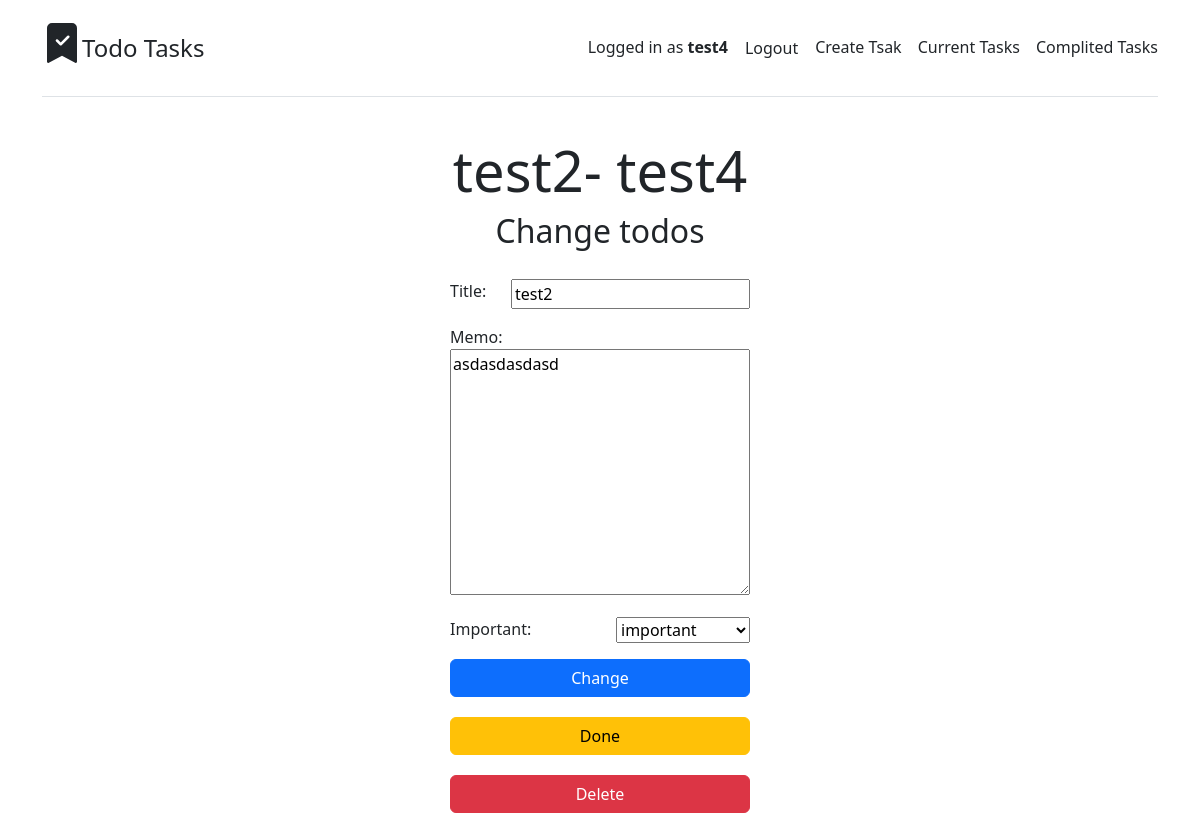
Screenshot of /todo-2 (signed in) with the database file from the repository.
### todo/models.py (models this page shows, shortened)
class Todo(models.Model):
    status_choices = [('alert-secondary', 'common'), ('alert-warning', 'important'), ('alert-danger', 'very important')]
    title = models.CharField(max_length=100)
    memo = models.TextField(blank=True)
    important = models.CharField(max_length=100,choices=status_choices,default=status_choices[0])
    created = models.DateTimeField(default=timezone.now, editable=True)
    datecomplited = models.DateTimeField(null=True, blank=True)
    user = models.ForeignKey(User, on_delete=models.CASCADE)
    idx = models.PositiveIntegerField(default=0,blank=False)

### todo/views.py (the view)
# urls.py: path('todo-<int:idx>', views.detail_todo, name='detailtodo'),
@login_required
def detail_todo(request, idx):
    if request.method == 'GET':
        try:
            todo = Todo.objects.get(user=request.user,idx = idx)
        except BaseException:
            raise Http404
        else:
            form = TodoForm(instance=todo)
            return render(request, 'todo/tododetail.html', {'todo': todo, 'form': form})
    else:
        todo = Todo.objects.get(user=request.user, idx =idx)
        form = TodoForm(request.POST, instance=todo)
        form.save()
        return redirect('detailtodo', idx=idx)

### todo/forms.py
class TodoForm(ModelForm):
    class Meta:
        model = Todo
        fields = ['title', 'memo', 'important']

### templates/todo/tododetail.html (shortened to what this page needs)
{% extends 'todo/base.html' %}
{% block content %}
    <h1 class="display-4 fw-normal">{{ todo.title}}- {{ todo.user }}</h1>
    <h2>Change todos</h2>
    <div style="width: 300px;margin:auto">
        <form method="POST" class="form300width">
            {{ form.as_p }}
            <div class="d-grid gap-2">
                <button type="submit" class="btn btn-primary">Change</button>
            </div>
        </form>
    </div>
    <div style="width: 300px;margin:auto">
        <form method="POST" action="{% url 'completetodo' todo.idx %}"  class="form300width">
            <div class="d-grid gap-2">
                <button type="submit" class="btn btn-warning">Done</button>
            </div>
        </form>
    </div>
    <div style="width: 300px;margin:auto">
        <form method="POST" action="{% url 'deletetodo' todo.idx %}"  class="form300width">
            <div class="d-grid gap-2">
                <button type="submit" class="btn btn-danger">Delete</button>
            </div>
        </form>
    </div>
{% endblock %}

### templates/todo/base.html (shortened to what this page needs)
<!doctype html>
<html lang="en">
{% load static %}
  <head>
      <link href="https://cdn.jsdelivr.net/npm/bootstrap@5.2.0-beta1/dist/css/bootstrap.min.css" rel="stylesheet">
      <link href="{% static 'base/style.css' %}" rel="stylesheet" >
  </head>
  <body>
      <div class="container py-3">
          <header>
            <div class="d-flex flex-column flex-md-row align-items-center pb-3 mb-4 border-bottom">
              <a href="{% url 'home' %}" class="d-flex align-items-center text-dark text-decoration-none">
                <div class="fs-2 mb-3">
                </div>
                <span class="fs-4">Todo Tasks</span>
              </a>
              <nav class="d-inline-flex mt-2 mt-md-0 ms-md-auto ">
               {% if user.is_authenticated %}
                 <div class="me-3 py-2 text-dark text-decoration-none">Logged in as <strong>{{ user.username }}</strong></div>
                <form method="POST" action="{% url 'logoutuser' %}">
                <button type="submit" class="me-3 py-2 text-dark text-decoration-none btn btn-link nav-link">Logout</button>
                </form>
                <a href="{% url 'createtodos' %}" class="me-3 py-2 text-dark text-decoration-none nav-link"><span>Create Tsak</span></a>
                <a href="{% url 'currenttodos' %}" class="me-3 py-2 text-dark text-decoration-none"><span>Current Tasks</span></a>
                <a href="{% url 'complited' %}" class="py-2 text-dark text-decoration-none">Complited Tasks</a>
                {% else %}
                    <a href="{% url 'signupuser' %}" class="me-3 py-2 text-dark text-decoration-none">Sing Up</a>
                    <a href="{% url 'loginuser' %}" class="py-2 text-dark text-decoration-none">Login</a>
                {% endif %}
              </nav>
            </div>
              <div class="p-3 pb-md-4 mx-auto text-center">
               {% block content %}{% endblock %}
              </div>
          </header>
      </div>
  </body>
</html>

### static/base/style.css (style rules this page uses)
.form300width { width:100%;padding-top:20px; }
.form300width>p { display: block; }
.form300width>p>label { float: left }
.form300width>p>input,.form300width>p>select { float: right }
.form300width>p::after { content: "";display:block;clear: both }
textarea { max-width: 100%; }

### rows the page displays
Todo: title "test2", user "test4", memo "asdasdasdasd", important "important"

### other values shown
{{ user.username }} "test4"
